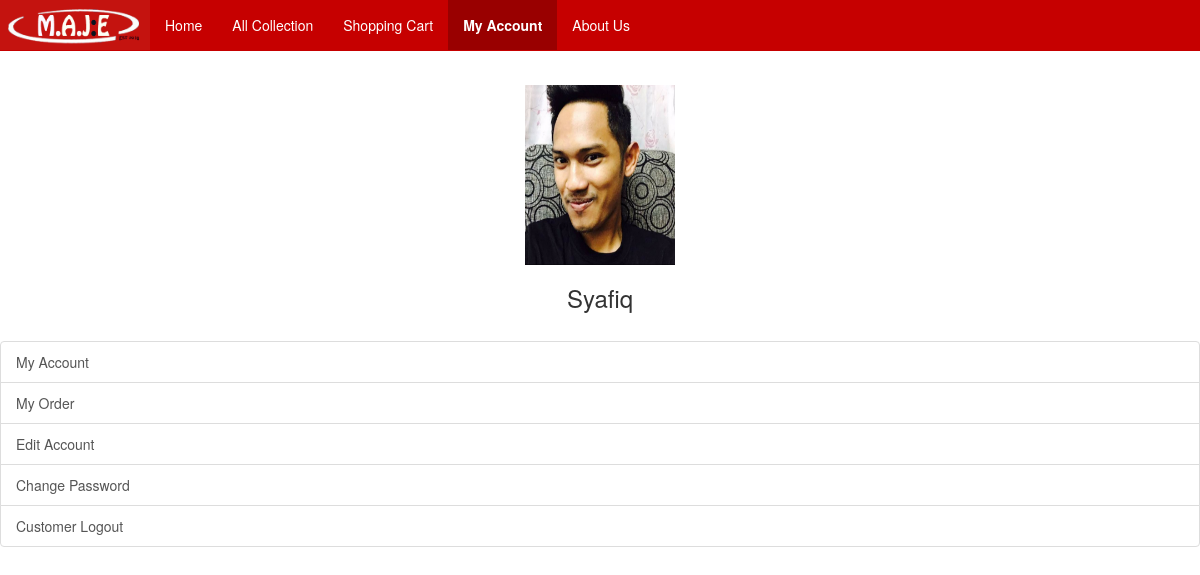
Screenshot of /mobile/customer/index.php (signed in) with the database file from the repository.
### tables this page shows
CREATE TABLE `customer` (
  `c_id` int(255) NOT NULL,
  `email` varchar(255) NOT NULL,
  `psw` varchar(255) NOT NULL,
  `name` varchar(255) NOT NULL,
  `gender` varchar(6) NOT NULL,
  `ic` varchar(12) NOT NULL,
  `image` varchar(255) NOT NULL,
  `address` text NOT NULL,
  `pos_code` varchar(5) NOT NULL,
  `city` varchar(255) NOT NULL,
  `state` varchar(255) NOT NULL,
  `phone1` varchar(11) NOT NULL,
  `phone2` varchar(11) NOT NULL
);

### mobile/customer/index.php (the view, shortened to what this page needs)
<!DOCTYPE html>
<html lang="en">
<head>
  <link rel="stylesheet" href="../bootstrap-3.3.7/css/bootstrap.css">
  <link rel="stylesheet" href="../bootstrap-3.3.7/css/bootstrap.min.css">
  <link rel="stylesheet" type="text/css" href="../css/mobile.css">
</head>
<body>
	<div style='min-width:285px;'>
		<nav class="navbar navbar-custom navbar-fixed-top" style='min-width:285px;' id="my-navbar">
			<div class="navbar-header">
				<a href="../index.php"><img src="../css/logo.png" width="150px" height="50px"/></a>
			</div>
			<div class="collapse navbar-collapse" id="navbar-collapse">
				<ul class="nav navbar-nav">
					<li><a href="../index.php">Home</a></li>
					<li><a href="../product.php?gender=&category=">All Collection</a></li>
					<li><a href="../cart.php">Shopping Cart</a></li>
					<li class="active"><a href="../login.php">My Account</a></li>
					<li><a href="../about.php">About Us</a></li>
				</ul>
			</div>
		</nav>
		<div style="margin-top: 65px;">
			<?php
					$email = $_SESSION['email'];
					$sql = "select * from customer where email='$email'";
					$run = mysql_query($sql);
					while($row=mysql_fetch_array($run))
					{
						$name = $row['name'];
						$image = $row['image'];
						echo "<div style='text-align:center;'><br><img src='../../customer/profile_image/$image' width='150px' height='180px'/><h3>$name</h3><br></div>";
					}
				?>
				<div class="list-group">
				  <a href="account_detail.php" class="list-group-item list-group-item-action">My Account</a>
				  <a href="my_order.php" class="list-group-item list-group-item-action">My Order</a>
				  <a href="edit_account.php" class="list-group-item list-group-item-action">Edit Account</a>
				  <a href="c_password.php" class="list-group-item list-group-item-action">Change Password</a>
				  <a href="../logout.php" class="list-group-item list-group-item-action">Customer Logout</a>
				</div>
		</div>
	</div>
</body>
</html>

### rows the page displays
customer: image (picture), name "Syafiq"
